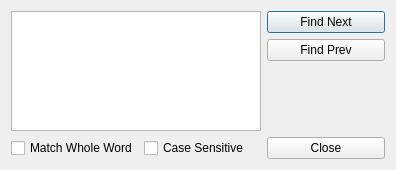
<?xml version="1.0" encoding="UTF-8"?>
<ui version="4.0">
 <class>dialog</class>
 <widget class="QDialog" name="dialog">
  <property name="geometry">
   <rect>
    <x>0</x>
    <y>0</y>
    <width>396</width>
    <height>170</height>
   </rect>
  </property>
  <property name="windowTitle">
   <string>Find</string>
  </property>
  <layout class="QGridLayout" name="gridLayout">
   <item row="0" column="0" rowspan="3" colspan="3">
    <widget class="QTextEdit" name="uiSearchTXT"/>
   </item>
   <item row="0" column="3">
    <widget class="QPushButton" name="uiFindNextBTN">
     <property name="minimumSize">
      <size>
       <width>118</width>
       <height>0</height>
      </size>
     </property>
     <property name="maximumSize">
      <size>
       <width>118</width>
       <height>16777215</height>
      </size>
     </property>
     <property name="text">
      <string>Find Next</string>
     </property>
     <property name="autoDefault">
      <bool>true</bool>
     </property>
    </widget>
   </item>
   <item row="1" column="3">
    <widget class="QPushButton" name="uiFindPrevBTN">
     <property name="minimumSize">
      <size>
       <width>118</width>
       <height>0</height>
      </size>
     </property>
     <property name="maximumSize">
      <size>
       <width>118</width>
       <height>16777215</height>
      </size>
     </property>
     <property name="text">
      <string>Find Prev</string>
     </property>
    </widget>
   </item>
   <item row="2" column="3">
    <spacer name="verticalSpacer">
     <property name="orientation">
      <enum>Qt::Vertical</enum>
     </property>
     <property name="sizeHint" stdset="0">
      <size>
       <width>115</width>
       <height>62</height>
      </size>
     </property>
    </spacer>
   </item>
   <item row="3" column="0">
    <widget class="QCheckBox" name="uiFindWholeWordsCHK">
     <property name="text">
      <string>Match Whole Word</string>
     </property>
    </widget>
   </item>
   <item row="3" column="1">
    <widget class="QCheckBox" name="uiCaseSensitiveCHK">
     <property name="text">
      <string>Case Sensitive</string>
     </property>
    </widget>
   </item>
   <item row="3" column="2">
    <spacer name="horizontalSpacer">
     <property name="orientation">
      <enum>Qt::Horizontal</enum>
     </property>
     <property name="sizeHint" stdset="0">
      <size>
       <width>32</width>
       <height>20</height>
      </size>
     </property>
    </spacer>
   </item>
   <item row="3" column="3">
    <widget class="QPushButton" name="uiCloseBTN">
     <property name="minimumSize">
      <size>
       <width>118</width>
       <height>0</height>
      </size>
     </property>
     <property name="maximumSize">
      <size>
       <width>118</width>
       <height>16777215</height>
      </size>
     </property>
     <property name="text">
      <string>Close</string>
     </property>
    </widget>
   </item>
  </layout>
 </widget>
 <resources/>
 <connections>
  <connection>
   <sender>uiCloseBTN</sender>
   <signal>clicked()</signal>
   <receiver>dialog</receiver>
   <slot>reject()</slot>
   <hints>
    <hint type="sourcelabel">
     <x>322</x>
     <y>154</y>
    </hint>
    <hint type="destinationlabel">
     <x>284</x>
     <y>172</y>
    </hint>
   </hints>
  </connection>
 </connections>
</ui>
